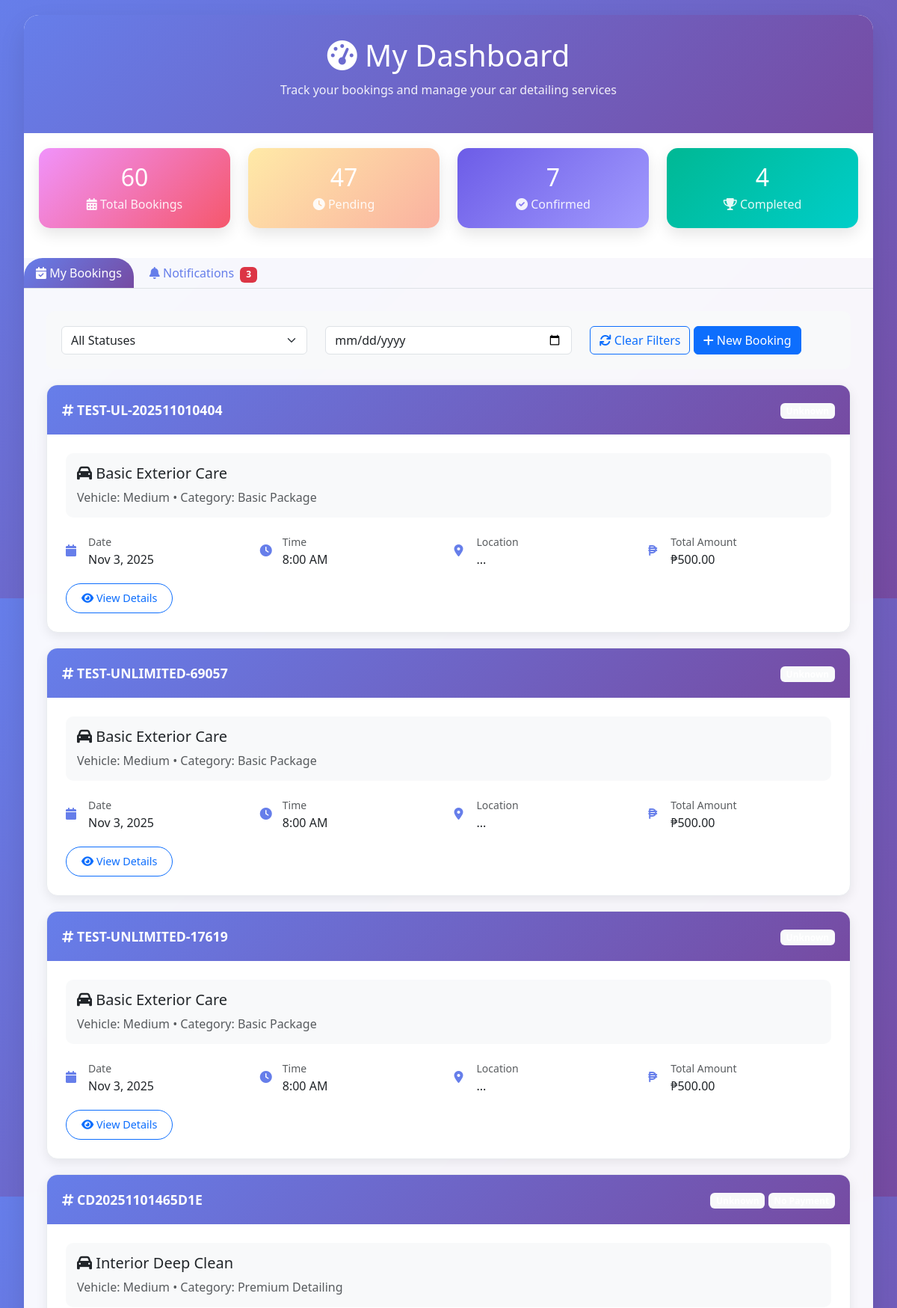
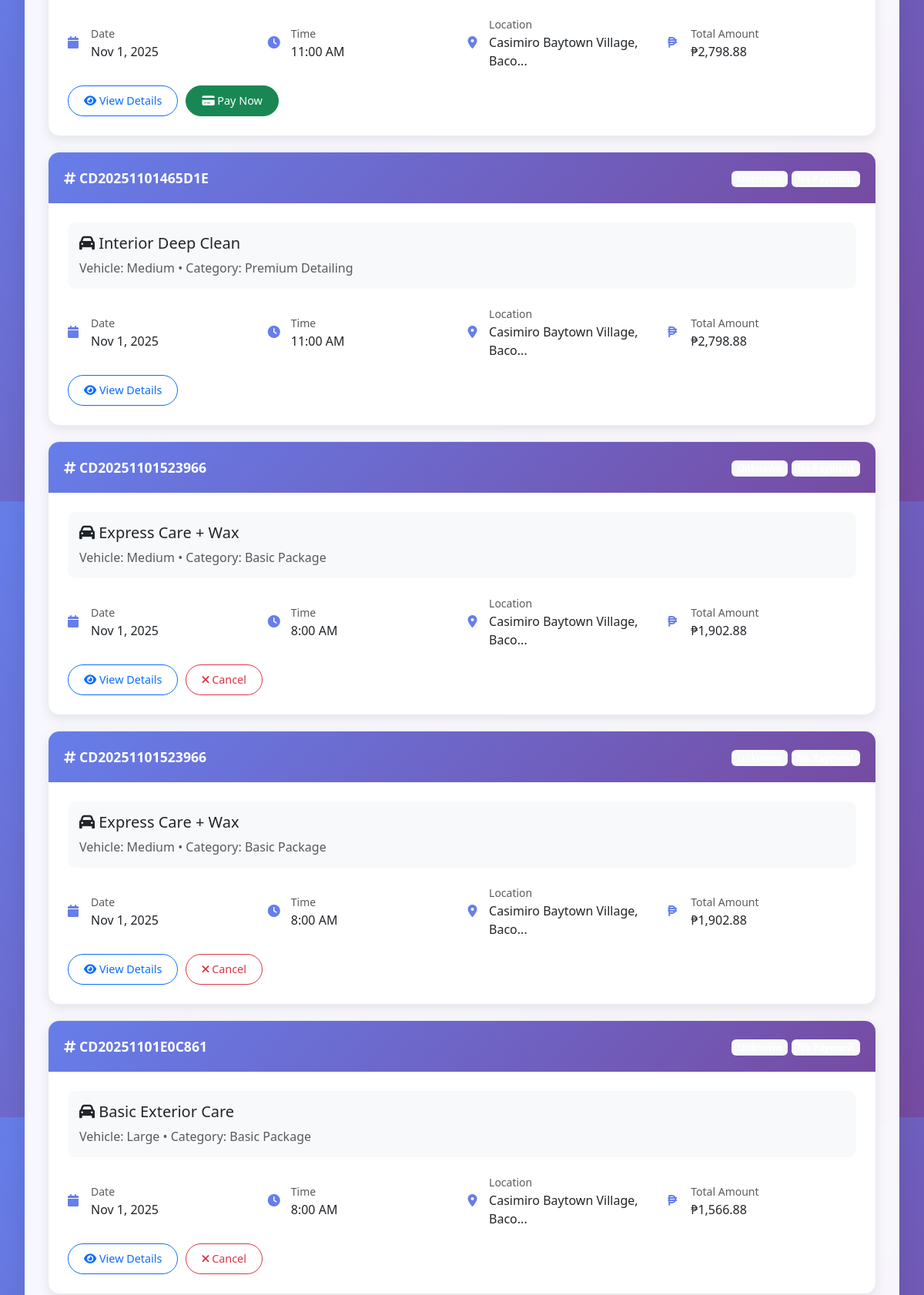
Page /user/status_dashboard.php (signed in, upper part) on the committed database (2 pictures, top to bottom).
### tables this page shows
CREATE TABLE `bookings` (
  `booking_id` int(11) NOT NULL,
  `booking_reference` varchar(20) NOT NULL,
  `user_id` int(11) NOT NULL,
  `service_id` int(11) NOT NULL,
  `vehicle_size` enum('small','medium','large') NOT NULL DEFAULT 'medium',
  `vehicle_id` int(11) DEFAULT NULL COMMENT 'Reference to user_vehicles table',
  `add_on_services` text DEFAULT NULL,
  `booking_date` date NOT NULL,
  `booking_time` time NOT NULL,
  `estimated_duration` int(11) DEFAULT 120,
  `service_address` text NOT NULL,
  `service_lat` decimal(10,8) DEFAULT NULL,
  `service_lng` decimal(11,8) DEFAULT NULL,
  `travel_fee` decimal(10,2) DEFAULT 0.00,
  `landmark_instructions` text DEFAULT NULL,
  `vehicle_year` int(4) DEFAULT NULL,
  `vehicle_make` varchar(50) DEFAULT NULL,
  `vehicle_model` varchar(50) DEFAULT NULL,
  `vehicle_body_type` varchar(30) DEFAULT NULL,
  `vehicle_color` varchar(30) DEFAULT NULL,
  `license_plate` varchar(20) DEFAULT NULL,
  `special_instructions` text DEFAULT NULL,
  `base_service_price` decimal(10,2) NOT NULL,
  `add_ons_total` decimal(10,2) DEFAULT 0.00,
  `subtotal` decimal(10,2) NOT NULL,
  `vat_amount` decimal(10,2) DEFAULT 0.00,
  `promo_discount` decimal(10,2) DEFAULT 0.00,
  `promo_code` varchar(50) DEFAULT NULL,
  `total_amount` decimal(10,2) NOT NULL,
  `payment_mode` enum('deposit_50','full_payment') NOT NULL DEFAULT 'deposit_50',
  `deposit_amount` decimal(10,2) DEFAULT 0.00,
  `remaining_amount` decimal(10,2) DEFAULT 0.00,
  `payment_method` enum('gcash','maya','credit_card','bank_transfer','cash') DEFAULT NULL,
  `status` enum('pending','confirmed','assigned','in_progress','completed','cancelled','rejected') DEFAULT 'pending',
  `payment_status` enum('pending','partial','paid','refunded') DEFAULT 'pending',
  `admin_confirmed_by` int(11) DEFAULT NULL,
  `admin_confirmed_at` timestamp NULL DEFAULT NULL,
  `admin_notes` text DEFAULT NULL,
  `rejection_reason` text DEFAULT NULL,
  `slot_locked_until` timestamp NULL DEFAULT NULL,
  `auto_cancel_after` timestamp NULL DEFAULT NULL,
  `receipt_sent` tinyint(1) DEFAULT 0,
  `confirmation_email_sent` tinyint(1) DEFAULT 0,
  `confirmation_sms_sent` tinyint(1) DEFAULT 0,
  `created_at` timestamp NOT NULL DEFAULT current_timestamp(),
  `updated_at` timestamp NOT NULL DEFAULT current_timestamp() ON UPDATE current_timestamp()
);

CREATE TABLE `services` (
  `service_id` int(11) NOT NULL,
  `category` varchar(50) NOT NULL,
  `service_name` varchar(100) NOT NULL,
  `description` text DEFAULT NULL,
  `price_small` decimal(10,2) NOT NULL,
  `price_medium` decimal(10,2) NOT NULL,
  `price_large` decimal(10,2) NOT NULL,
  `duration_minutes` int(11) DEFAULT 60,
  `included_items` text DEFAULT NULL,
  `free_items` text DEFAULT NULL,
  `is_active` tinyint(1) DEFAULT 1,
  `created_at` timestamp NOT NULL DEFAULT current_timestamp()
);

### user/status_dashboard.php (the view, shortened to what this page needs)
<?php
require_once '../includes/config.php';
$user_id = $_SESSION['user_id'];
try {
    $stmt = $pdo->prepare("
        SELECT
            b.*,
            s.service_name,
            s.category,
            p.amount as payment_amount,
            p.payment_method,
            p.payment_status,
            p.transaction_id,
            p.payment_date
        FROM bookings b
        LEFT JOIN services s ON b.service_id = s.service_id
        LEFT JOIN payments p ON b.booking_id = p.booking_id
        WHERE b.user_id = ?
        ORDER BY b.booking_date DESC, b.created_at DESC
    ");
    $stmt->execute([$user_id]);
    $bookings = $stmt->fetchAll(PDO::FETCH_ASSOC);
    $stmt = $pdo->prepare("
        SELECT * FROM notifications
        WHERE user_id = ?
        ORDER BY created_at DESC
        LIMIT 20
    ");
    $stmt->execute([$user_id]);
    $notifications = $stmt->fetchAll(PDO::FETCH_ASSOC);
} catch (PDOException $e) {
    $error = "Database error: " . $e->getMessage();
}
function getStatusBadge($status) {
    $badges = [
        'pending' => '<span class="badge bg-warning">⏳ Pending Approval</span>',
        'confirmed' => '<span class="badge bg-success">✅ Confirmed</span>',
        'rejected' => '<span class="badge bg-danger">❌ Rejected</span>',
        'completed' => '<span class="badge bg-primary">🎉 Completed</span>',
        'cancelled' => '<span class="badge bg-secondary">🚫 Cancelled</span>',
        'expired' => '<span class="badge bg-dark">⏰ Expired</span>'
    ];
    return $badges[$status] ?? '<span class="badge bg-light">Unknown</span>';
}
function getPaymentStatusBadge($status) {
    $badges = [
        'pending' => '<span class="badge bg-warning">💳 Payment Pending</span>',
        'paid' => '<span class="badge bg-success">✅ Paid</span>',
        'failed' => '<span class="badge bg-danger">❌ Payment Failed</span>',
        'refunded' => '<span class="badge bg-info">💰 Refunded</span>'
    ];
    return $badges[$status] ?? '<span class="badge bg-light">No Payment</span>';
}
?>
<!DOCTYPE html>
<html lang="en">
<head>
    <link href="https://cdn.jsdelivr.net/npm/bootstrap@5.3.0/dist/css/bootstrap.min.css" rel="stylesheet">
    <link href="https://cdnjs.cloudflare.com/ajax/libs/font-awesome/6.0.0/css/all.min.css" rel="stylesheet">
</head>
<body>
    <div class="container-fluid">
        <div class="main-container">
            <div class="dashboard-header">
                <h1><i class="fas fa-tachometer-alt"></i> My Dashboard</h1>
                <p class="subtitle">Track your bookings and manage your car detailing services</p>
            </div>
            <div class="stats-row">
                <div class="row">
                    <?php
                    $stats = [
                        'total' => count($bookings),
                        'pending' => count(array_filter($bookings, fn($b) => $b['status'] === 'pending')),
                        'confirmed' => count(array_filter($bookings, fn($b) => $b['status'] === 'confirmed')),
                        'completed' => count(array_filter($bookings, fn($b) => $b['status'] === 'completed'))
                    ];
                    ?>
                    <div class="col-md-3 col-sm-6">
                        <div class="stat-card">
                            <h3><?= $stats['total'] ?></h3>
                            <p><i class="fas fa-calendar-alt"></i> Total Bookings</p>
                        </div>
                    </div>
                    <div class="col-md-3 col-sm-6">
                        <div class="stat-card pending">
                            <h3><?= $stats['pending'] ?></h3>
                            <p><i class="fas fa-clock"></i> Pending</p>
                        </div>
                    </div>
                    <div class="col-md-3 col-sm-6">
                        <div class="stat-card confirmed">
                            <h3><?= $stats['confirmed'] ?></h3>
                            <p><i class="fas fa-check-circle"></i> Confirmed</p>
                        </div>
                    </div>
                    <div class="col-md-3 col-sm-6">
                        <div class="stat-card completed">
                            <h3><?= $stats['completed'] ?></h3>
                            <p><i class="fas fa-trophy"></i> Completed</p>
                        </div>
                    </div>
                </div>
            </div>
            <ul class="nav nav-tabs" id="dashboardTabs" role="tablist">
                <li class="nav-item" role="presentation">
                    <button class="nav-link active" id="bookings-tab" data-bs-toggle="tab" data-bs-target="#bookings" type="button" role="tab">
                        <i class="fas fa-calendar-check"></i> My Bookings
                    </button>
                </li>
                <li class="nav-item" role="presentation">
                    <button class="nav-link" id="notifications-tab" data-bs-toggle="tab" data-bs-target="#notifications" type="button" role="tab">
                        <i class="fas fa-bell"></i> Notifications
                        <?php if (count(array_filter($notifications, fn($n) => !$n['is_read']))): ?>
                            <span class="badge bg-danger ms-1"><?= count(array_filter($notifications, fn($n) => !$n['is_read'])) ?></span>
                        <?php endif; ?>
                    </button>
                </li>
            </ul>
            <div class="tab-content" id="dashboardTabsContent">
                <div class="tab-pane fade show active" id="bookings" role="tabpanel">
                    <div class="filter-controls">
                        <div class="row align-items-center">
                            <div class="col-md-4">
                                <select class="form-select" id="statusFilter">
                                    <option value="">All Statuses</option>
                                </select>
                            </div>
                            <div class="col-md-4">
                                <input type="date" class="form-control" id="dateFilter" placeholder="Filter by date">
                            </div>
                            <div class="col-md-4">
                                <button class="btn btn-outline-primary" onclick="clearFilters()">
                                    <i class="fas fa-refresh"></i> Clear Filters
                                </button>
                                <a href="booking/step1_service_selection.php" class="btn btn-primary">
                                    <i class="fas fa-plus"></i> New Booking
                                </a>
                            </div>
                        </div>
                    </div>
                    <div id="bookingsList">
                        <?php if (empty($bookings)): ?>
                            <div class="empty-state">
                                <i class="fas fa-calendar-times"></i>
                                <h3>No Bookings Yet</h3>
                                <p>You haven't made any bookings yet. Start by booking your first car detailing service!</p>
                                <a href="booking/step1_service_selection.php" class="btn btn-primary btn-lg">
                                    <i class="fas fa-plus"></i> Book Now
                                </a>
                            </div>
                        <?php else: ?>
                            <?php foreach ($bookings as $booking): ?>
                                <div class="booking-card" data-status="<?= $booking['status'] ?>" data-date="<?= $booking['booking_date'] ?>">
                                    <div class="booking-header">
                                        <div class="booking-ref">
                                            <i class="fas fa-hashtag"></i> <?= htmlspecialchars($booking['booking_reference']) ?>
                                        </div>
                                        <div>
                                            <?= getStatusBadge($booking['status']) ?>
                                            <?php if ($booking['payment_status']): ?>
                                                <?= getPaymentStatusBadge($booking['payment_status']) ?>
                                            <?php endif; ?>
                                        </div>
                                    </div>
                                    <div class="booking-body">
                                        <div class="service-info">
                                            <h5><i class="fas fa-car"></i> <?= htmlspecialchars($booking['service_name']) ?></h5>
                                            <p class="text-muted mb-0">Vehicle: <?= ucfirst($booking['vehicle_size']) ?> • Category: <?= ucfirst($booking['category']) ?></p>
                                        </div>
                                        <div class="detail-grid">
                                            <div class="detail-item">
                                                <i class="fas fa-calendar"></i>
                                                <div>
                                                    <small class="text-muted">Date</small><br>
                                                    <?= date('M j, Y', strtotime($booking['booking_date'])) ?>
                                                </div>
                                            </div>
                                            <div class="detail-item">
                                                <i class="fas fa-clock"></i>
                                                <div>
                                                    <small class="text-muted">Time</small><br>
                                                    <?= date('g:i A', strtotime($booking['booking_time'])) ?>
                                                </div>
                                            </div>
                                            <div class="detail-item">
                                                <i class="fas fa-map-marker-alt"></i>
                                                <div>
                                                    <small class="text-muted">Location</small><br>
                                                    <?= htmlspecialchars(substr($booking['service_address'], 0, 30)) ?>...
                                                </div>
                                            </div>
                                            <div class="detail-item">
                                                <i class="fas fa-peso-sign"></i>
                                                <div>
                                                    <small class="text-muted">Total Amount</small><br>
                                                    ₱<?= number_format($booking['total_amount'], 2) ?>
                                                </div>
                                            </div>
                                        </div>
                                        <div class="booking-actions">
                                            <button class="btn btn-outline-primary btn-action" onclick="viewBookingDetails(<?= $booking['booking_id'] ?>)">
                                                <i class="fas fa-eye"></i> View Details
                                            </button>
                                            <?php if ($booking['status'] === 'confirmed' && $booking['payment_status'] === 'pending'): ?>
                                                <a href="payment.php?booking=<?= $booking['booking_id'] ?>" class="btn btn-success btn-action">
                                                    <i class="fas fa-credit-card"></i> Pay Now
                                                </a>
                                            <?php endif; ?>
                                            <?php if ($booking['status'] === 'pending'): ?>
                                                <button class="btn btn-outline-danger btn-action" onclick="cancelBooking(<?= $booking['booking_id'] ?>)">
                                                    <i class="fas fa-times"></i> Cancel
                                                </button>
                                            <?php endif; ?>
                                        </div>
                                    </div>
                                </div>
                            <?php endforeach; ?>
                        <?php endif; ?>
                    </div>
                </div>
            </div>
        </div>
    </div>
</body>
</html>

### rows in the picture
bookings: booking_reference "TEST-UL-202511010404", service.service_name "Basic Exterior Care", vehicle_size "Medium", service.category "Basic Package", booking_date "Nov 3, 2025", booking_time "8:00 AM", total_amount "500.00"
bookings: booking_reference "TEST-UNLIMITED-69057", service.service_name "Basic Exterior Care", vehicle_size "Medium", service.category "Basic Package", booking_date "Nov 3, 2025", booking_time "8:00 AM", total_amount "500.00"
bookings: booking_reference "TEST-UNLIMITED-17619", service.service_name "Basic Exterior Care", vehicle_size "Medium", service.category "Basic Package", booking_date "Nov 3, 2025", booking_time "8:00 AM", total_amount "500.00"
bookings: booking_reference "CD20251101465D1E", service.service_name "Interior Deep Clean", vehicle_size "Medium", service.category "Premium Detailing", booking_date "Nov 1, 2025", booking_time "11:00 AM", service_address "Casimiro Baytown Village, Baco", total_amount "2,798.88"
bookings: booking_reference "CD20251101523966", service.service_name "Express Care + Wax", vehicle_size "Medium", service.category "Basic Package", booking_date "Nov 1, 2025", booking_time "8:00 AM", service_address "Casimiro Baytown Village, Baco", total_amount "1,902.88"
bookings: booking_reference "CD20251101E0C861", service.service_name "Basic Exterior Care", vehicle_size "Large", service.category "Basic Package", booking_date "Nov 1, 2025", booking_time "8:00 AM", service_address "Casimiro Baytown Village, Baco", total_amount "1,566.88"

### other values in the picture
$stats['total'] "60"
$stats['pending'] "47"
$stats['confirmed'] "7"
$stats['completed'] "4"
count(array_filter($notifications, fn($n) => !$n['is_read'])) "3"
